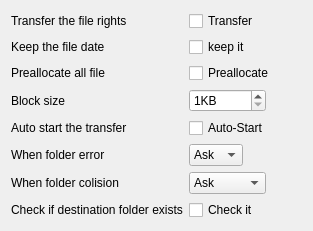
<?xml version="1.0" encoding="UTF-8"?>
<ui version="4.0">
 <class>options</class>
 <widget class="QWidget" name="options">
  <property name="geometry">
   <rect>
    <x>0</x>
    <y>0</y>
    <width>313</width>
    <height>212</height>
   </rect>
  </property>
  <layout class="QFormLayout" name="formLayout">
   <property name="fieldGrowthPolicy">
    <enum>QFormLayout::ExpandingFieldsGrow</enum>
   </property>
   <item row="0" column="0">
    <widget class="QLabel" name="label">
     <property name="text">
      <string>Transfer the file rights</string>
     </property>
    </widget>
   </item>
   <item row="0" column="1">
    <widget class="QCheckBox" name="doRightTransfer">
     <property name="text">
      <string>Transfer</string>
     </property>
    </widget>
   </item>
   <item row="1" column="0">
    <widget class="QLabel" name="label_2">
     <property name="text">
      <string>Keep the file date</string>
     </property>
    </widget>
   </item>
   <item row="1" column="1">
    <widget class="QCheckBox" name="keepDate">
     <property name="text">
      <string>keep it</string>
     </property>
    </widget>
   </item>
   <item row="2" column="0">
    <widget class="QLabel" name="label_3">
     <property name="text">
      <string>Preallocate all file</string>
     </property>
    </widget>
   </item>
   <item row="2" column="1">
    <widget class="QCheckBox" name="prealloc">
     <property name="text">
      <string>Preallocate</string>
     </property>
    </widget>
   </item>
   <item row="3" column="0">
    <widget class="QLabel" name="label_4">
     <property name="text">
      <string>Block size</string>
     </property>
    </widget>
   </item>
   <item row="3" column="1">
    <widget class="QSpinBox" name="blockSize">
     <property name="suffix">
      <string>KB</string>
     </property>
     <property name="minimum">
      <number>1</number>
     </property>
     <property name="maximum">
      <number>64000</number>
     </property>
    </widget>
   </item>
   <item row="4" column="0">
    <widget class="QLabel" name="label_5">
     <property name="text">
      <string>Auto start the transfer</string>
     </property>
    </widget>
   </item>
   <item row="4" column="1">
    <widget class="QCheckBox" name="autoStart">
     <property name="text">
      <string>Auto-Start</string>
     </property>
    </widget>
   </item>
   <item row="5" column="0">
    <widget class="QLabel" name="label_6">
     <property name="text">
      <string>When folder error</string>
     </property>
    </widget>
   </item>
   <item row="6" column="0">
    <widget class="QLabel" name="label_7">
     <property name="text">
      <string>When folder colision</string>
     </property>
    </widget>
   </item>
   <item row="5" column="1">
    <widget class="QComboBox" name="comboBoxFolderError">
     <item>
      <property name="text">
       <string>Ask</string>
      </property>
     </item>
     <item>
      <property name="text">
       <string>Skip</string>
      </property>
     </item>
    </widget>
   </item>
   <item row="6" column="1">
    <widget class="QComboBox" name="comboBoxFolderColision">
     <item>
      <property name="text">
       <string>Ask</string>
      </property>
     </item>
     <item>
      <property name="text">
       <string>Merge</string>
      </property>
     </item>
     <item>
      <property name="text">
       <string>Skip</string>
      </property>
     </item>
     <item>
      <property name="text">
       <string>Rename</string>
      </property>
     </item>
    </widget>
   </item>
   <item row="7" column="0">
    <widget class="QLabel" name="label_8">
     <property name="text">
      <string>Check if destination folder exists</string>
     </property>
    </widget>
   </item>
   <item row="7" column="1">
    <widget class="QCheckBox" name="checkBoxDestinationFolderExists">
     <property name="text">
      <string>Check it</string>
     </property>
    </widget>
   </item>
  </layout>
 </widget>
 <resources/>
 <connections/>
</ui>
